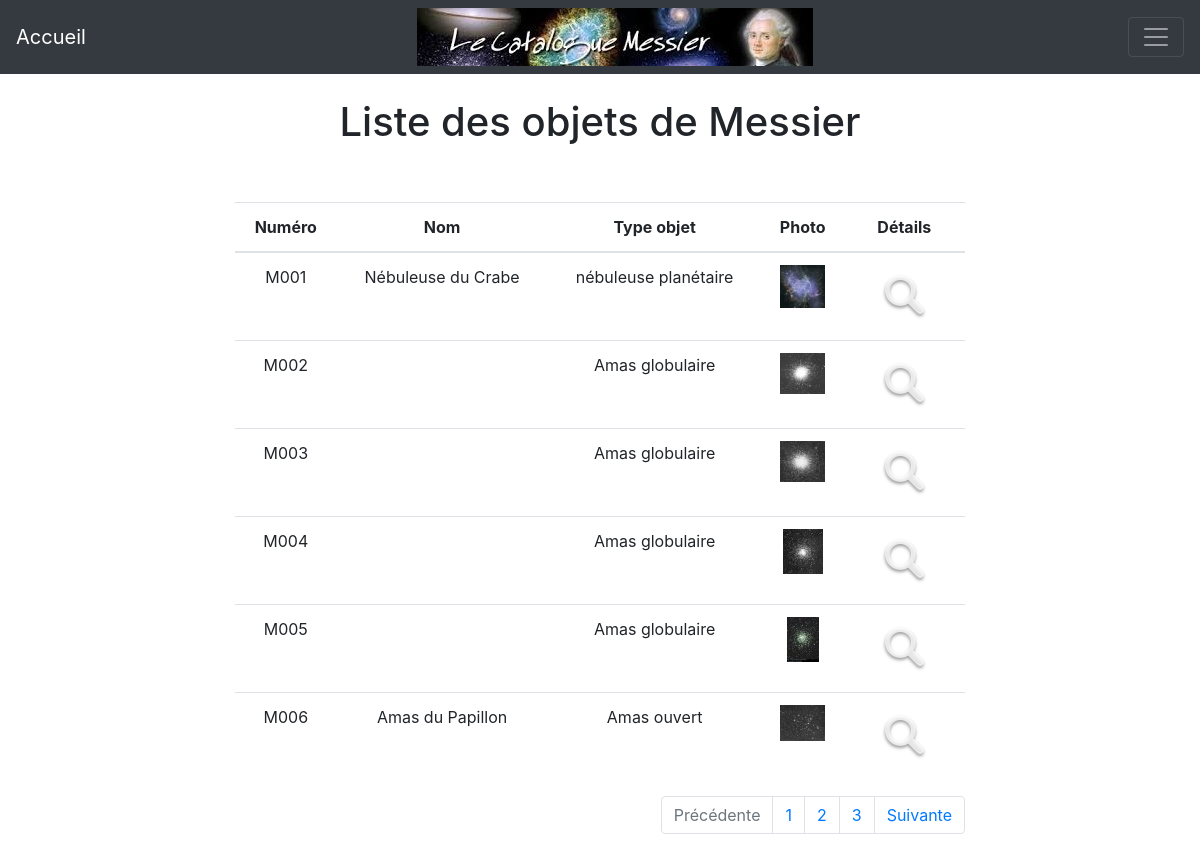
The page /?action=liste&page=1 on the database its author committed.
### tables this page shows
CREATE TABLE IF NOT EXISTS `objet` (
  `numero` char(4) NOT NULL,
  `nomCommun` varchar(40) DEFAULT NULL,
  `constellation` varchar(40) DEFAULT NULL,
  `codeType` char(2) DEFAULT NULL,
  `periodeVisibilite` varchar(10) DEFAULT NULL,
  `magnitude` double(15,2) DEFAULT NULL,
  `diametreApparent` varchar(20) DEFAULT NULL,
  PRIMARY KEY (`numero`),
  KEY `codeType` (`codeType`)
);

CREATE TABLE IF NOT EXISTS `typeobjet` (
  `code` char(2) NOT NULL,
  `libelle` varchar(30) DEFAULT NULL,
  PRIMARY KEY (`code`),
  KEY `code` (`code`)
);

### controleur/CtrlListeObjets.php (called while the page is built, shortened)
<?php
include_once "$racine/modele/ModeleObjetDAO.php";
$listeObjets = ModeleObjetDAO::readAll();
$page = filter_input(INPUT_GET, 'page', FILTER_SANITIZE_NUMBER_INT);
$debut = ($page - 1) * 6;
$fin = $debut + 6;
$p1 = $page;
$p2 = $page + 1;
$p3 = $page + 2;
$precedente = true;
if($p1 == 1){
    $precedente = false;
}
$suivante = true;
include "$racine/vue/VueEntete.php";
include "$racine/vue/VueListeObjets.php";
include "$racine/vue/VuePied.php";

### index.php (called while the page is built, shortened)
<?php
    $racine = dirname(__FILE__);
    $action = filter_input(INPUT_GET, 'action', FILTER_SANITIZE_STRING);
    $controleur = Routeur::getControleur($action);
    include "$racine/controleur/$controleur";

### modele/Connexion.php (called while the page is built, shortened)
<?php
   class Connexion{
        private static $connexion;
        public static function getInstance(){
            if(!self::$connexion){
                try {
                    $serveur = 'mysql:host=localhost:3306;';
                    $bdd = 'dbname=bd_messier';
                    $user = 'root' ;
                    $mdp = 'root' ;
                    self::$connexion = new PDO($serveur.$bdd, $user, $mdp);
                    self::$connexion->query("SET CHARACTER SET utf8");
                } catch (PDOException $e) {
                        echo " Error connexion: " . $serveur . " " . $bdd . " " . $user . " " . $mdp . " " . $e->getMessage() ;
                        throw new Exception("Erreur à  la connexion \n" . $e->getMessage());
                }
            }
            return self::$connexion;
        }
     }
?>

### modele/ModeleObjetDAO.php (called while the page is built, shortened)
<?php
    include_once "$racine/classes/Objet.php";
    require_once("Connexion.php");
    require_once("ModeleTypeObjetDAO.php");
    class ModeleObjetDAO{
        private static $lesObjets;
        public static function readAll() {
            self::$lesObjets = self::chargerObjets();
            return self::$lesObjets;
        }
        private static function chargerObjets()
        {
            $resultat = new ArrayObject();
            $req = "SELECT * FROM objet ORDER BY 1";
            try {
                $curseur = Connexion::getInstance()->query($req);
                while ($ligne = $curseur->fetch(PDO::FETCH_ASSOC)) {
                    $unTypeObjet = ModeleTypeObjetDAO::findById($ligne['codeType']);
                    $nomCommun = $ligne['nomCommun'];
                    if($ligne['nomCommun'] == null){
                        $nomCommun = "";
                    }
                    $unObjet = new Objet($ligne['numero'], $nomCommun, $ligne['constellation'],$ligne['periodeVisibilite'],
                        $ligne['diametreApparent'], $ligne['magnitude'], $unTypeObjet);
                    $resultat[] = $unObjet;
                }
                return $resultat;
            }
            catch(PDOException $e) {
                print "Erreur !: " . $e->getMessage();
                die();
            }
        }
    }

### modele/ModeleTypeObjetDAO.php (called while the page is built)
<?php
    include_once "$racine/classes/TypeObjet.php";
    require_once("Connexion.php");
class ModeleTypeObjetDAO {
    public static function findById($code){
        try {
            $req = Connexion::getInstance()->prepare("SELECT * FROM typeobjet WHERE code = :code");
            $req->bindValue(':code', $code, PDO::PARAM_STR);
            $req->execute();
            while ($ligne = $req->fetch(PDO::FETCH_ASSOC)) {
                $unTypeObjet = new TypeObjet($ligne['code'], $ligne['libelle']);
            }
            return $unTypeObjet;
        }
        catch(PDOException $e) {
            print "Erreur !: " . $e->getMessage();
            die();
        }
    }
}

### classes/Objet.php (called while the page is built, shortened)
<?php
class Objet {
    private string $numero;
    private string $nomCommun;
    private TypeObjet $typeObjet;
    public function __construct(string $num, string $nom, string $const, string $per, string $diam, string $magn,TypeObjet $type){
        $this->numero = $num;
        $this->nomCommun = $nom;
        $this->typeObjet = $type;
    }
    public function getNumero(){
        return $this->numero;
    }
    public function getNomCommun(){
        return $this->nomCommun;
    }
    public function getTypeObjet(){
        return $this->typeObjet;
    }
}

### classes/TypeObjet.php (called while the page is built, shortened)
<?php
class TypeObjet {
    private string $libelle;
    function __construct(string $code, string $libelle){
        $this->libelle = $libelle;
    }
    public function getLibelle(){
        return $this->libelle;
    }
}

### vue/VueListeObjets.php (the view)
<div class="container">
    <br/>
    <h1 class = "text-center">Liste des objets de Messier</h1>
    <br/><br/>
    <div class="row">
        <div class="col-md-8 mx-auto text-center">
            <table class="table">
                 <thead>
                    <tr>
                        <th scope="col">Numéro</th>
                        <th scope="col">Nom</th>
                        <th scope="col">Type objet</th>
                        <th scope="col">Photo</th>
                        <th scope="col">Détails</th>
                    </tr>
                </thead>
                <tbody>
                <?php
                    for ($i = $debut; $i < $fin; $i++)
                    {
                ?>
                        <tr>
                            <td scope='row'><?= $listeObjets[$i]->getNumero() ?></td>
                            <td><?= $listeObjets[$i]->getNomCommun() ?></td>
                            <td><?= $listeObjets[$i]->getTypeObjet()->getLibelle() ?></td>
                            <td><img src='photos/<?= $listeObjets[$i]->getNumero() ?>p.jpg' alt='photo'></td>
                            <td><a class='nav-link' href='./?action=detail&numero=<?= $listeObjets[$i]->getNumero() ?>'><img src='images/rechercher.png' alt='Afficher le détail'></a></td>
                        </tr>
                <?php
                    }
                ?>
                </tbody>
            </table>
            <nav aria-label="Page navigation example">
                <ul class="pagination justify-content-end">
                    <?php
                        if($precedente){
                            echo  "<li class='page-item'>";
                        }
                        else{
                            echo  "<li class='page-item disabled'>";
                        }
                    ?>
                    <a class="page-link" href="./?action=liste&page=<?= $p1 - 1 ?>">Précédente</a></li>
                  <li class="page-item"><a class="page-link" href="./?action=liste&page=<?= $p1 ?>"><?= $p1 ?></a></li>
                <?php
                    if($p2 <= 19)
                    {
                ?>
                        <li class="page-item"><a class="page-link" href="./?action=liste&page=<?= $p2 ?>"><?= $p2 ?></a></li>
                <?php
                    }
                    if($p3 <= 19)
                    {
                ?>
                        <li class="page-item"><a class="page-link" href="./?action=liste&page=<?= $p3 ?>"><?= $p3 ?></a></li>
                <?php
                    }
                    if($suivante){
                        echo  "<li class='page-item'>";
                    }
                    else{
                        echo  "<li class='page-item disabled'>";
                    }
                ?>
                    <a class="page-link" href="./?action=liste&page=<?= $p3 + 1 ?>">Suivante</a></li>
                </ul>
            </nav>
        </div>
    </div>
</div>

### vue/VueEntete.php (shortened to what this page needs)
<!DOCTYPE html>
<html>
    <head>
        <link rel="stylesheet" href="https://cdn.jsdelivr.net/npm/bootstrap@4.4.1/dist/css/bootstrap.min.css">
    </head>
    <body>
        <nav class="navbar navbar-dark bg-dark">
             <a class="navbar-brand" href="./?action=accueil">Accueil</a>
             <img src="images/catalogue.jpg" alt="Le catalogue Messier">
            <button class="navbar-toggler" type="button" data-toggle="collapse" data-target="#navbarsExample01" aria-controls="navbarsExample01" aria-expanded="false" aria-label="Toggle navigation">
              <span class="navbar-toggler-icon"></span>
            </button>
          </nav>
        <div class="container-fluid">

### vue/VuePied.php (shortened to what this page needs)
    </div>
  </body>
</html>

### rows shown on the page
objet: numero "M001", nomCommun "Nébuleuse du Crabe", codeType.libelle "nébuleuse planétaire", numero (picture)
objet: numero "M002", codeType.libelle "Amas globulaire", numero (picture)
objet: numero "M003", codeType.libelle "Amas globulaire", numero (picture)
objet: numero "M004", codeType.libelle "Amas globulaire", numero (picture)
objet: numero "M005", codeType.libelle "Amas globulaire", numero (picture)
objet: numero "M006", nomCommun "Amas du Papillon", codeType.libelle "Amas ouvert", numero (picture)

### other values the page prints
$p1 "1"
$p2 "2"
$p3 "3"
